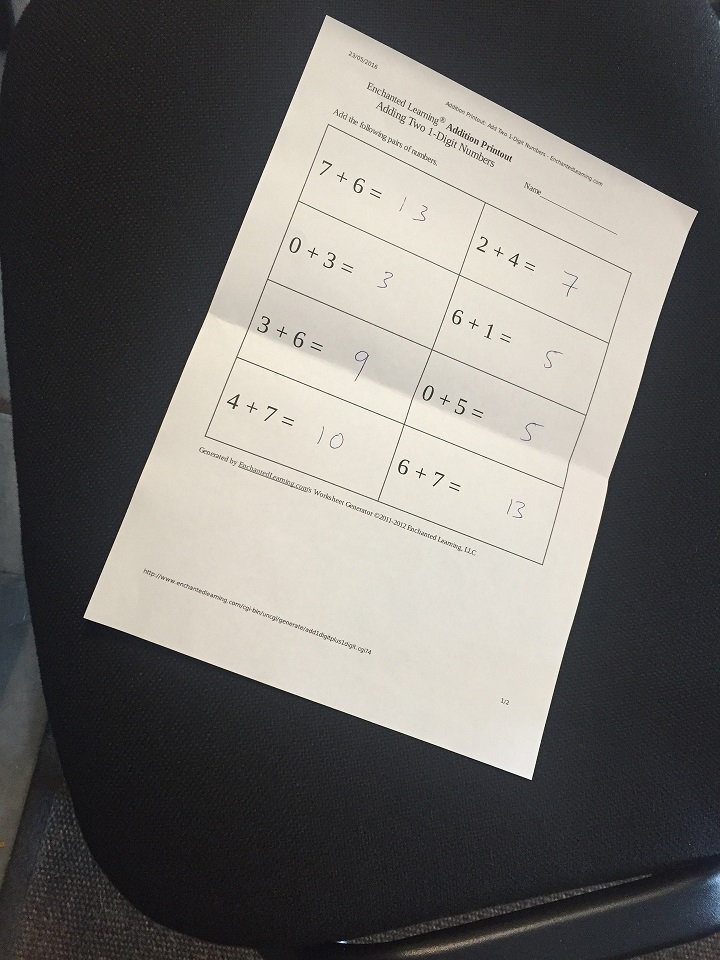
#> input picture ai-f20-m4/6. Computer Vision/05. Edge detection, perspective transform and Morphological transformations/img/scan.jpg, 720 x 960 px
$ jupyter execute 'Perspective transform.ipynb'   (shell and % lines are left out)
#> lines starting #> are read from the running program, lines starting #| are printed output that depends on the picture
# Computer Vision Perspective transform

[cell 1]
import cv2
import numpy as np
import matplotlib.pyplot as plt

## Perspective

[cell 2]
# Using this image
image = cv2.imread('img/scan.jpg')
#> image is the input picture: shape (960, 720, 3); mean B, G, R 106.2, 109.5, 111.7
plt.figure(figsize = (12,8))
plt.imshow(image);

[cell 3]
# We want to have the image of the paper straight up so we will need to change the perspective or the image
# Frist write the coordinates of the 4 corners of the original image
original_coordinates = np.float32([[320, 15], [700, 195], [85, 610], [515, 790]])

# Now write the coordinates of the 4 corners of the desired output
new_coordinates = np.float32([[0,0], [400, 0], [0, 590], [400, 590]])

# Use the two sets of four points to compute the Perspective Transformation matrix, M  with getPerspectiveTransform
M = cv2.getPerspectiveTransform(original_coordinates, new_coordinates)

# Apply the perspective transformation matrix
warped = cv2.warpPerspective(image, M, (420, 594))
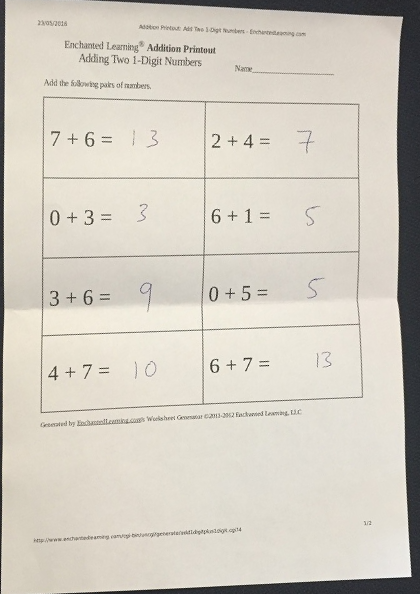
#> warped: shape (594, 420, 3); mean B, G, R 193.3, 204.2, 209.7

plt.figure(figsize = (12,8))
plt.imshow(warped);
